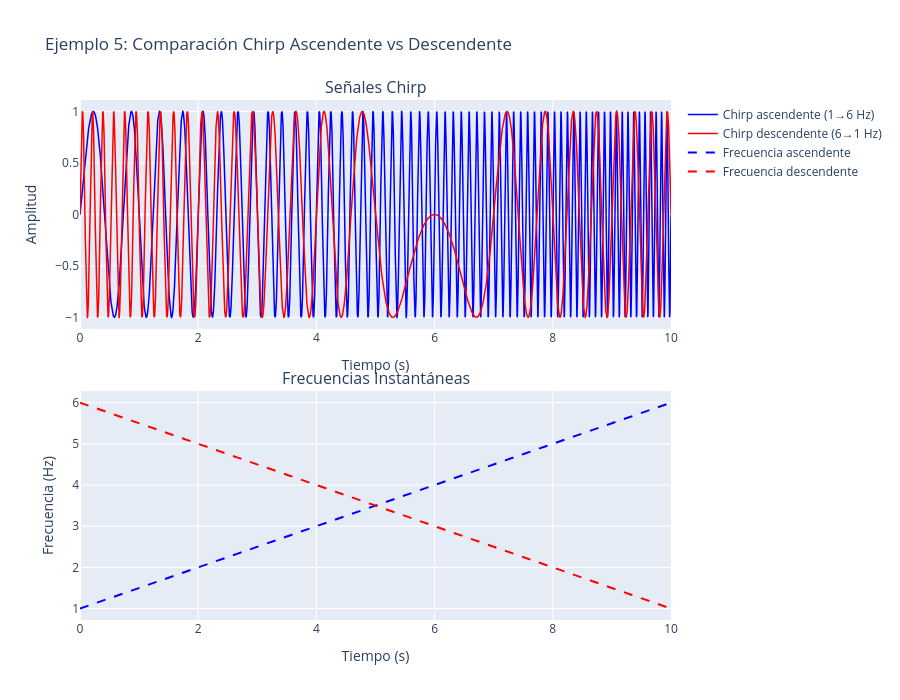

Notebook code cell kept with this figure:
### Markdown cell above
## Ejemplos de Uso

A continuación se muestran varios ejemplos de cómo usar la función con diferentes parámetros para evaluar el comportamiento de EMD con señales chirp.

### Code cell
# Chirp ascendente: de 1 Hz a 6 Hz
t_asc, señal_asc = generar_senal_chirp(
    f0=1.0,
    k=0.5,
    duracion=10.0,
    frecuencia_muestreo=1000.0
)

# Chirp descendente: de 6 Hz a 1 Hz
t_desc, señal_desc = generar_senal_chirp(
    f0=6.0,
    k=-0.5,
    duracion=10.0,
    frecuencia_muestreo=1000.0
)

# Calcular frecuencias instantáneas
f_asc = 1.0 + 0.5 * t_asc
f_desc = 6.0 - 0.5 * t_desc

# Crear visualización
fig = make_subplots(
    rows=2, cols=1,
    subplot_titles=('Señales Chirp', 'Frecuencias Instantáneas'),
    vertical_spacing=0.12
)

# Señales
fig.add_trace(
    go.Scatter(
        x=t_asc,
        y=señal_asc,
        mode='lines',
        name='Chirp ascendente (1→6 Hz)',
        line=dict(color='blue', width=1.5)
    ),
    row=1, col=1
)

fig.add_trace(
    go.Scatter(
        x=t_desc,
        y=señal_desc,
        mode='lines',
        name='Chirp descendente (6→1 Hz)',
        line=dict(color='red', width=1.5)
    ),
    row=1, col=1
)

# Frecuencias instantáneas
fig.add_trace(
    go.Scatter(
        x=t_asc,
        y=f_asc,
        mode='lines',
        name='Frecuencia ascendente',
        line=dict(color='blue', width=2, dash='dash')
    ),
    row=2, col=1
)

fig.add_trace(
    go.Scatter(
        x=t_desc,
        y=f_desc,
        mode='lines',
        name='Frecuencia descendente',
        line=dict(color='red', width=2, dash='dash')
    ),
    row=2, col=1
)

fig.update_xaxes(title_text="Tiempo (s)", row=1, col=1)
fig.update_xaxes(title_text="Tiempo (s)", row=2, col=1)
fig.update_yaxes(title_text="Amplitud", row=1, col=1)
fig.update_yaxes(title_text="Frecuencia (Hz)", row=2, col=1)

fig.update_layout(
    height=700,
    title_text="Ejemplo 5: Comparación Chirp Ascendente vs Descendente",
    showlegend=True
)

fig.show()

### Figure 1 — Plotly figure (JSON) as saved in the notebook; plotly's stock layout.template omitted (floating-point values rounded to 4 significant figures; data arrays with more than 128 entries replaced by an {"elided": "..."} marker saying what was removed)
{"data": [{"line": {"color": "blue", "width": 1.5}, "mode": "lines", "name": "Chirp ascendente (1→6 Hz)", "type": "scatter", "x": {"elided": "10000 float values"}, "xaxis": "x", "y": {"elided": "10000 float values"}, "yaxis": "y"}, {"line": {"color": "red", "width": 1.5}, "mode": "lines", "name": "Chirp descendente (6→1 Hz)", "type": "scatter", "x": {"elided": "10000 float values"}, "xaxis": "x", "y": {"elided": "10000 float values"}, "yaxis": "y"}, {"line": {"color": "blue", "dash": "dash", "width": 2}, "mode": "lines", "name": "Frecuencia ascendente", "type": "scatter", "x": {"elided": "10000 float values"}, "xaxis": "x2", "y": {"elided": "10000 float values"}, "yaxis": "y2"}, {"line": {"color": "red", "dash": "dash", "width": 2}, "mode": "lines", "name": "Frecuencia descendente", "type": "scatter", "x": {"elided": "10000 float values"}, "xaxis": "x2", "y": {"elided": "10000 float values"}, "yaxis": "y2"}], "layout": {"annotations": [{"font": {"size": 16}, "showarrow": false, "text": "Señales Chirp", "x": 0.5, "xanchor": "center", "xref": "paper", "y": 1, "yanchor": "bottom", "yref": "paper"}, {"font": {"size": 16}, "showarrow": false, "text": "Frecuencias Instantáneas", "x": 0.5, "xanchor": "center", "xref": "paper", "y": 0.44, "yanchor": "bottom", "yref": "paper"}], "height": 700, "showlegend": true, "title": {"text": "Ejemplo 5: Comparación Chirp Ascendente vs Descendente"}, "xaxis": {"anchor": "y", "domain": [0, 1], "title": {"text": "Tiempo (s)"}}, "xaxis2": {"anchor": "y2", "domain": [0, 1], "title": {"text": "Tiempo (s)"}}, "yaxis": {"anchor": "x", "domain": [0.56, 1], "title": {"text": "Amplitud"}}, "yaxis2": {"anchor": "x2", "domain": [0, 0.44], "title": {"text": "Frecuencia (Hz)"}}}}
